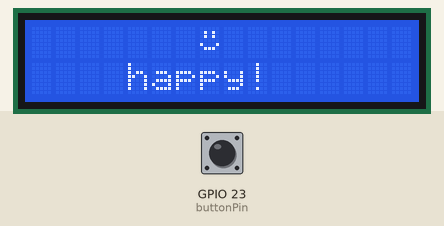
This sketch was run on a simulated ESP32. On the bench: 16×2 character LCD. The test bench sets the inputs (shaded band); at power-on: GPIO 23 (buttonPin) HIGH.

Above: at 1.3 s.
1.4 s: GPIO 23 (buttonPin) pulled LOW for 0.15 s
At 2.6 s:
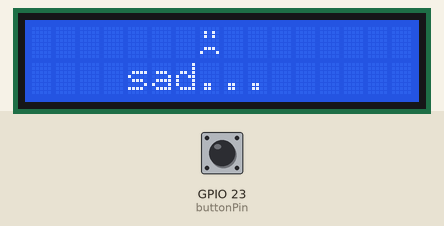
3.0 s: GPIO 23 (buttonPin) pulled LOW for 1 s
At 3.8 s:
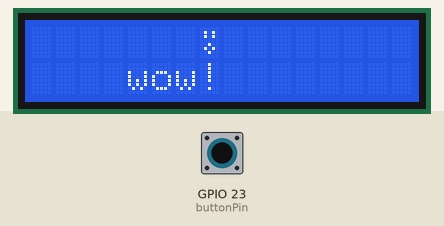
5.5 s: GPIO 23 (buttonPin) pulled LOW for 0.15 s
At 5.9 s:
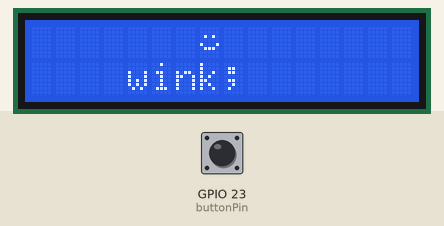
7.1 s: GPIO 23 (buttonPin) pulled LOW for 3.2 s
At 8.1 s:
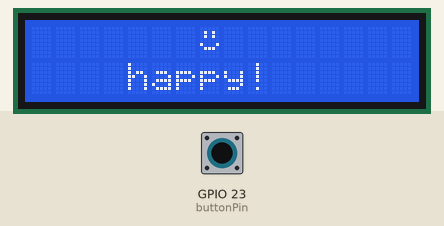
Timing chart, 0 to 10.1 s (numbered marks = the images above; inputs shaded):
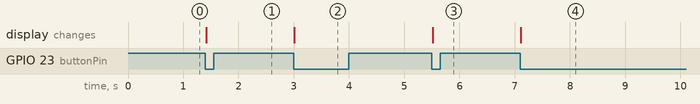

The sketch:

mood.ino
```cpp
#include <Wire.h>
#include <LiquidCrystal_I2C.h>


LiquidCrystal_I2C lcd(0x27, 16, 2);


const int buttonPin = 23;

byte happyFace[8] = {
  0b00000,
  0b01010,
  0b01010,
  0b00000,
  0b10001,
  0b01110,
  0b00000,
  0b00000
};

byte sadFace[8] = {
  0b00000,
  0b01010,
  0b01010,
  0b00000,
  0b00000,
  0b01110,
  0b10001,
  0b00000
};

byte surprisedFace[8] = {
  0b00000,
  0b01010,
  0b01010,
  0b00000,
  0b00100,
  0b01010,
  0b00100,
  0b00000
};

byte winkFace[8] = {
  0b00000,
  0b00000,
  0b01010,
  0b00000,
  0b10001,
  0b01110,
  0b00000,
  0b00000
};

const int numFaces = 4;
int currentFace = 0;
bool lastButtonState = HIGH;

void showFace(int faceIndex) {
  lcd.clear();
  lcd.setCursor(7, 0);
  lcd.write(byte(faceIndex));

  lcd.setCursor(4, 1);
  switch (faceIndex) {
    case 0: lcd.print("happy!"); break;
    case 1: lcd.print("sad..."); break;
    case 2: lcd.print("wow!"); break;
    case 3: lcd.print("wink;"); break;
  }
}

void setup() {
  pinMode(buttonPin, INPUT_PULLUP);

  Wire.begin(21, 22);
  lcd.init();
  lcd.backlight();

  lcd.createChar(0, happyFace);
  lcd.createChar(1, sadFace);
  lcd.createChar(2, surprisedFace);
  lcd.createChar(3, winkFace);

  showFace(currentFace);
}

void loop() {
  bool buttonState = digitalRead(buttonPin);

  if (lastButtonState == HIGH && buttonState == LOW) {
    currentFace = (currentFace + 1) % numFaces;
    showFace(currentFace);
    delay(200);
  }

  lastButtonState = buttonState;
  delay(10);
}
```

Measured:
- after the input at 1.4 s, the display: changes at once (image 1)
- after the input at 3.0 s, the display: changes at once (image 2)
- after the input at 5.5 s, the display: changes at once (image 3)
- after the input at 7.1 s, the display: changes at once (image 4)
